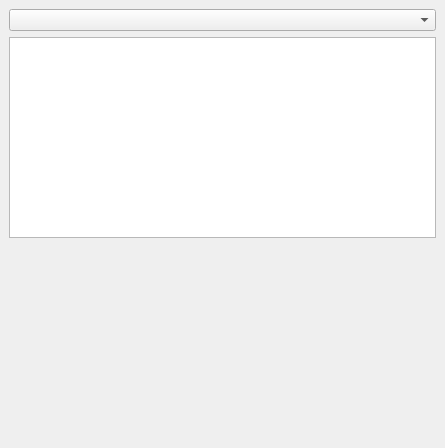
<?xml version="1.0" encoding="UTF-8"?>
<ui version="4.0">
 <class>MeshDock</class>
 <widget class="QDockWidget" name="MeshDock">
  <property name="geometry">
   <rect>
    <x>0</x>
    <y>0</y>
    <width>445</width>
    <height>448</height>
   </rect>
  </property>
  <property name="windowTitle">
   <string>Mesh Properties</string>
  </property>
  <widget class="QWidget" name="dockWidgetContents">
   <layout class="QVBoxLayout" name="verticalLayout">
    <item>
     <layout class="QHBoxLayout" name="horizontalLayout">
      <property name="sizeConstraint">
       <enum>QLayout::SetMaximumSize</enum>
      </property>
      <item>
       <widget class="QComboBox" name="meshComboBox"/>
      </item>
     </layout>
    </item>
    <item>
     <widget class="QTableView" name="meshConnectors"/>
    </item>
    <item>
     <spacer name="verticalSpacer">
      <property name="orientation">
       <enum>Qt::Vertical</enum>
      </property>
      <property name="sizeHint" stdset="0">
       <size>
        <width>20</width>
        <height>40</height>
       </size>
      </property>
     </spacer>
    </item>
   </layout>
  </widget>
 </widget>
 <resources/>
 <connections/>
</ui>
